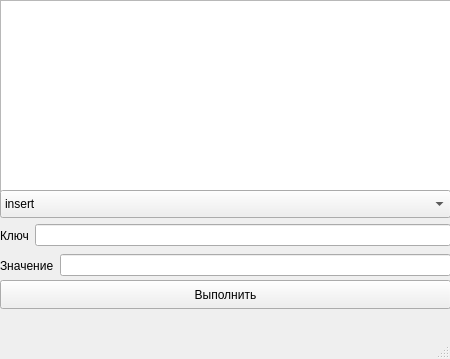
<?xml version="1.0" encoding="UTF-8"?>
<ui version="4.0">
 <class>MainWindow</class>
 <widget class="QMainWindow" name="MainWindow">
  <property name="geometry">
   <rect>
    <x>0</x>
    <y>0</y>
    <width>450</width>
    <height>359</height>
   </rect>
  </property>
  <property name="windowTitle">
   <string>MainWindow</string>
  </property>
  <widget class="QWidget" name="centralwidget">
   <widget class="QTextBrowser" name="textBrowser">
    <property name="geometry">
     <rect>
      <x>0</x>
      <y>0</y>
      <width>461</width>
      <height>192</height>
     </rect>
    </property>
   </widget>
   <widget class="QComboBox" name="comboBox">
    <property name="geometry">
     <rect>
      <x>0</x>
      <y>190</y>
      <width>451</width>
      <height>28</height>
     </rect>
    </property>
    <item>
     <property name="text">
      <string>insert</string>
     </property>
    </item>
    <item>
     <property name="text">
      <string>erase</string>
     </property>
    </item>
   </widget>
   <widget class="QWidget" name="horizontalLayoutWidget">
    <property name="geometry">
     <rect>
      <x>0</x>
      <y>220</y>
      <width>451</width>
      <height>31</height>
     </rect>
    </property>
    <layout class="QHBoxLayout" name="horizontalLayout">
     <item>
      <widget class="QLabel" name="label">
       <property name="text">
        <string>Ключ</string>
       </property>
      </widget>
     </item>
     <item>
      <widget class="QLineEdit" name="lineEdit"/>
     </item>
    </layout>
   </widget>
   <widget class="QWidget" name="horizontalLayoutWidget_2">
    <property name="geometry">
     <rect>
      <x>0</x>
      <y>250</y>
      <width>451</width>
      <height>31</height>
     </rect>
    </property>
    <layout class="QHBoxLayout" name="horizontalLayout_2">
     <item>
      <widget class="QLabel" name="label_2">
       <property name="text">
        <string>Значение</string>
       </property>
      </widget>
     </item>
     <item>
      <widget class="QLineEdit" name="lineEdit_2"/>
     </item>
    </layout>
   </widget>
   <widget class="QPushButton" name="pushButton">
    <property name="geometry">
     <rect>
      <x>0</x>
      <y>280</y>
      <width>451</width>
      <height>29</height>
     </rect>
    </property>
    <property name="text">
     <string>Выполнить</string>
    </property>
   </widget>
  </widget>
  <widget class="QMenuBar" name="menubar">
   <property name="geometry">
    <rect>
     <x>0</x>
     <y>0</y>
     <width>450</width>
     <height>25</height>
    </rect>
   </property>
  </widget>
  <widget class="QStatusBar" name="statusbar"/>
 </widget>
 <resources/>
 <connections/>
</ui>
